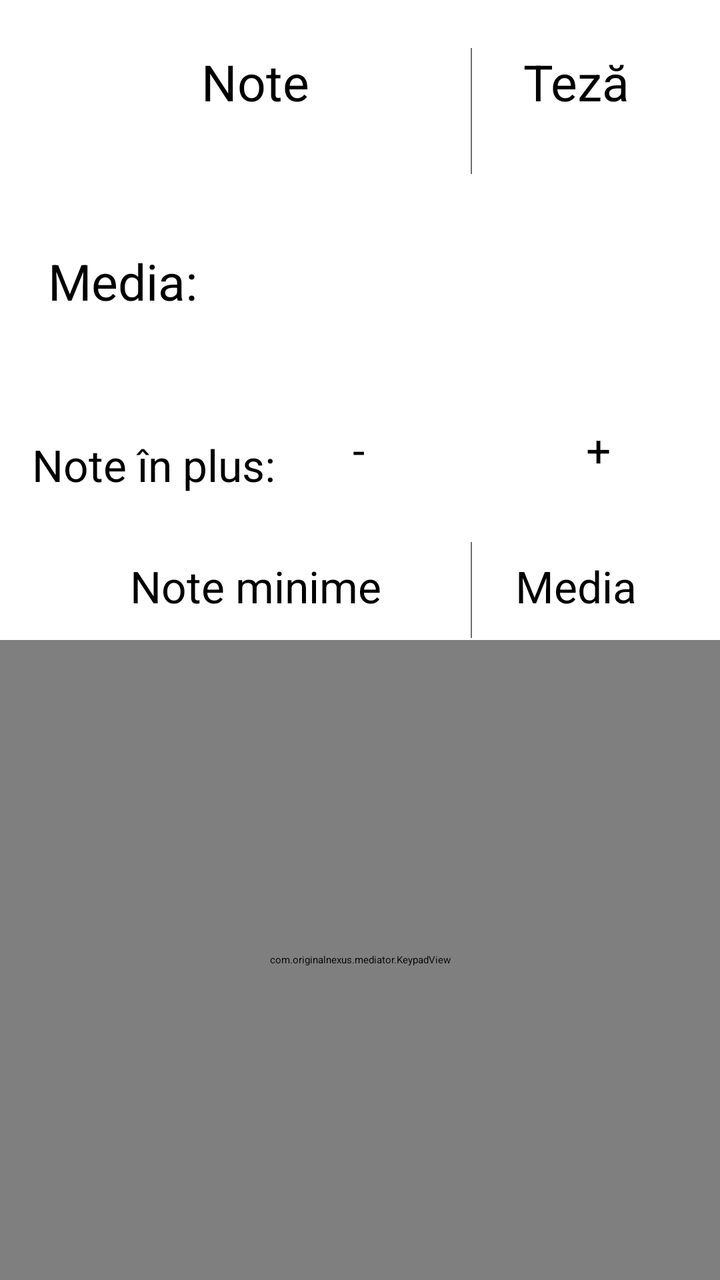
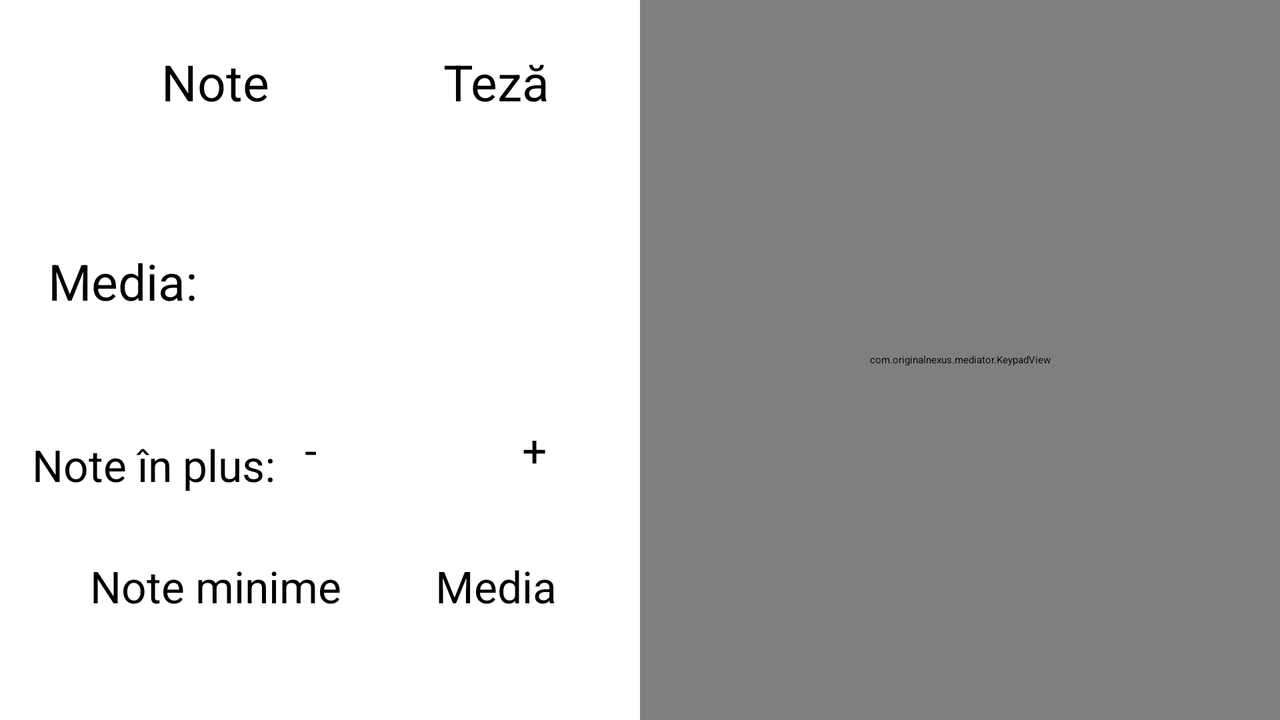

One screen, two layout resources from the same app: the default and the repository's alternative for another configuration. Each is rendered where Android would select it; the XML of both is given below.
<!-- AndroidManifest.xml: application theme AppTheme.Light -->
<!-- res/layout/mediator.xml -->
<?xml version="1.0" encoding="utf-8"?>
<LinearLayout
	xmlns:android="http://schemas.android.com/apk/res/android"
	xmlns:tools="http://schemas.android.com/tools"
	xmlns:app="http://schemas.android.com/apk/res-auto"
	android:orientation="vertical"
	android:layout_width="match_parent"
	android:layout_height="match_parent">

	<ScrollView
	    android:layout_width="match_parent"
	    android:layout_height="0dp"
	    android:animateLayoutChanges="true"
	    android:layout_weight="1"
	    tools:ignore="UnusedAttribute">

	    <LinearLayout
	        android:layout_width="match_parent"
	        android:layout_height="wrap_content"
	        android:animateLayoutChanges="true"
	        android:orientation="vertical"
	        android:padding="16dp">

	        <LinearLayout
	            android:id="@+id/grades_thesis_group"
	            android:layout_width="match_parent"
	            android:layout_height="wrap_content"
	            android:background="?attr/container_card_background"
	            android:baselineAligned="false"
	            android:orientation="horizontal"
	            android:padding="8dp">

	            <LinearLayout
	                android:id="@+id/grades_container"
	                android:layout_width="0dp"
	                android:layout_height="match_parent"
	                android:layout_weight="1"
	                android:orientation="vertical">

	                <TextView
	                    android:layout_width="match_parent"
	                    android:layout_height="wrap_content"
	                    android:gravity="center"
	                    android:text="@string/grades_hint_text"
	                    android:textSize="25sp"/>

	                <TextView
	                    android:id="@+id/grades_input_field"
	                    style="@style/InputField"
	                    android:layout_width="match_parent"
	                    android:layout_height="match_parent"
	                    android:hint="@string/enter_grades_hint"
	                    android:textSize="22sp"/>
	            </LinearLayout>

	            <LinearLayout
	                android:layout_width="0.5dp"
	                android:layout_height="match_parent"
	                android:layout_marginLeft="4dp"
	                android:layout_marginRight="4dp"
	                android:background="#ff6d6d6d"
	                android:orientation="horizontal">
	            </LinearLayout>

	            <LinearLayout
	                android:id="@+id/thesis_container"
	                android:layout_width="wrap_content"
	                android:layout_height="match_parent"
	                android:minWidth="96dp"
	                android:orientation="vertical">

	                <TextView
	                    android:layout_width="match_parent"
	                    android:layout_height="wrap_content"
	                    android:gravity="center"
	                    android:text="@string/thesis_hint_text"
	                    android:textSize="25sp"
	                    />

	                <TextView
	                    android:id="@+id/thesis_input_field"
	                    style="@style/InputField"
	                    android:layout_width="match_parent"
	                    android:layout_height="match_parent"
	                    android:textSize="22sp"
	                    />
	            </LinearLayout>

	        </LinearLayout>

	        <LinearLayout
	            android:id="@+id/average_container"
	            android:layout_width="match_parent"
	            android:layout_height="wrap_content"
	            android:layout_marginTop="8dp"
	            android:background="?attr/container_card_background"
	            android:minHeight="75dp"
	            android:orientation="horizontal"
	            android:padding="8dp">

	            <TextView
	                android:layout_width="0dp"
	                android:layout_height="match_parent"
	                android:layout_weight="1"
	                android:gravity="left|center_vertical"
	                android:text="@string/average_text"
	                android:textSize="25sp"
	                />

	            <TextView
	                android:id="@+id/average_text_view"
	                android:layout_width="wrap_content"
	                android:layout_height="match_parent"
	                android:layout_marginLeft="8dp"
	                android:gravity="center_vertical|right"
	                android:textSize="36sp"/>
	        </LinearLayout>

	        <LinearLayout
	            android:id="@+id/extra_grades_container"
	            android:layout_width="match_parent"
	            android:layout_height="wrap_content"
	            android:layout_marginTop="32dp"
	            android:minHeight="45dp"
	            android:orientation="horizontal">

	            <TextView
	                android:layout_width="0dp"
	                android:layout_height="wrap_content"
	                android:layout_gravity="center_vertical"
	                android:layout_weight="3"
	                android:gravity="center_vertical"
	                android:text="@string/extra_grades_text"
	                android:textSize="22sp"/>

	            <TextView
	                android:id="@+id/extra_grades_minus_btn"
	                style="@style/NormalBtn"
	                android:layout_width="0dp"
	                android:layout_height="match_parent"
	                android:layout_gravity="center_vertical"
	                android:layout_marginLeft="8dp"
	                android:layout_weight="1"
	                android:text="@string/extra_button_minus"
	                android:textSize="22sp"/>

	            <TextView
	                android:id="@+id/extra_grades_input_field"
	                android:layout_width="wrap_content"
	                android:layout_height="wrap_content"
	                android:layout_gravity="center_vertical"
	                android:layout_marginLeft="8dp"
	                android:gravity="center"
	                android:minWidth="50dp"
	                android:textSize="25sp"
	                />

	            <TextView
	                android:id="@+id/extra_grades_plus_btn"
	                style="@style/NormalBtn"
	                android:layout_width="0dp"
	                android:layout_height="match_parent"
	                android:layout_gravity="center_vertical"
	                android:layout_marginLeft="8dp"
	                android:layout_weight="1"
	                android:text="@string/extra_button_plus"
	                android:textSize="22sp"/>

	        </LinearLayout>

	        <LinearLayout
	            android:id="@+id/grades_cards_container"
	            android:layout_width="match_parent"
	            android:layout_height="wrap_content"
	            android:layout_marginTop="8dp"
	            android:background="?attr/container_card_background"
	            android:clipChildren="true"
	            android:orientation="vertical"
	            android:padding="8dp">

	            <LinearLayout
	                android:id="@+id/grades_cards_header"
	                android:layout_width="match_parent"
	                android:layout_height="wrap_content"
	                android:minHeight="48dp"
	                android:orientation="horizontal"
	                >

	                <TextView
	                    android:layout_width="0dp"
	                    android:layout_height="match_parent"
	                    android:layout_marginBottom="4dp"
	                    android:layout_weight="1"
	                    android:gravity="center"
	                    android:text="@string/grades_card_grades_hint_text"
	                    android:textSize="22sp"/>

	                <LinearLayout
	                    android:layout_width="0.5dp"
	                    android:layout_height="match_parent"
	                    android:layout_marginLeft="4dp"
	                    android:layout_marginRight="4dp"
	                    android:background="#ff6d6d6d"
	                    android:orientation="horizontal"/>

	                <TextView
	                    android:layout_width="96dp"
	                    android:layout_height="match_parent"
	                    android:layout_marginBottom="4dp"
	                    android:gravity="center"
	                    android:text="@string/grades_card_average_hint_text"
	                    android:textSize="22sp"/>
	            </LinearLayout>

	            <LinearLayout
	                android:id="@+id/grades_card_fragments_container"
	                android:layout_width="match_parent"
	                android:layout_height="wrap_content"
	                android:orientation="vertical"
	                >
	            </LinearLayout>
	        </LinearLayout>

	    </LinearLayout>

	</ScrollView>

	<com.originalnexus.mediator.KeypadView
		android:id="@+id/keypad_view"
		android:layout_width="match_parent"
		android:layout_height="0dp"
		android:layout_weight="1"
		app:slide_direction="vertical"/>

</LinearLayout>
<!-- resources referenced by this layout -->
<resources>
  <string name="average_text">Media:</string>
  <string name="enter_grades_hint" />
  <string name="extra_button_minus">-</string>
  <string name="extra_button_plus">+</string>
  <string name="extra_grades_text">Note în plus:</string>
  <string name="grades_card_average_hint_text">Media</string>
  <string name="grades_card_grades_hint_text">Note minime</string>
  <string name="grades_hint_text">Note</string>
  <string name="thesis_hint_text">Teză</string>
  <style name="InputField" parent="Widget.AppCompat.EditText">
  		<item name="android:gravity">center</item>
  	</style>
</resources>
<!-- res/layout-land/mediator.xml (the repository's variant of the layout above) -->
<!-- drawn on the phone turned sideways -->
<?xml version="1.0" encoding="utf-8"?>
<LinearLayout
	xmlns:android="http://schemas.android.com/apk/res/android"
	xmlns:tools="http://schemas.android.com/tools"
	xmlns:app="http://schemas.android.com/apk/res-auto"
	android:orientation="horizontal"
	android:layout_width="match_parent"
	android:layout_height="match_parent">

	<ScrollView
	    android:layout_width="0dp"
	    android:layout_height="match_parent"
	    android:animateLayoutChanges="true"
	    android:layout_weight="1"
	    tools:ignore="UnusedAttribute">

	    <LinearLayout
	        android:layout_width="match_parent"
	        android:layout_height="wrap_content"
	        android:animateLayoutChanges="true"
	        android:orientation="vertical"
	        android:padding="16dp">

	        <LinearLayout
	            android:id="@+id/grades_thesis_group"
	            android:layout_width="match_parent"
	            android:layout_height="wrap_content"
	            android:background="?attr/container_card_background"
	            android:baselineAligned="false"
	            android:orientation="horizontal"
	            android:padding="8dp">

	            <LinearLayout
	                android:id="@+id/grades_container"
	                android:layout_width="0dp"
	                android:layout_height="match_parent"
	                android:layout_weight="1"
	                android:orientation="vertical">

	                <TextView
	                    android:layout_width="match_parent"
	                    android:layout_height="wrap_content"
	                    android:gravity="center"
	                    android:text="@string/grades_hint_text"
	                    android:textSize="25sp"/>

	                <TextView
	                    android:id="@+id/grades_input_field"
	                    style="@style/InputField"
	                    android:layout_width="match_parent"
	                    android:layout_height="match_parent"
	                    android:hint="@string/enter_grades_hint"
	                    android:textSize="22sp"/>
	            </LinearLayout>

	            <LinearLayout
	                android:layout_width="0.5dp"
	                android:layout_height="match_parent"
	                android:layout_marginLeft="4dp"
	                android:layout_marginRight="4dp"
	                android:background="?attr/separator_color"
	                android:orientation="horizontal">
	            </LinearLayout>

	            <LinearLayout
	                android:id="@+id/thesis_container"
	                android:layout_width="wrap_content"
	                android:layout_height="match_parent"
	                android:minWidth="96dp"
	                android:orientation="vertical">

	                <TextView
	                    android:layout_width="match_parent"
	                    android:layout_height="wrap_content"
	                    android:gravity="center"
	                    android:text="@string/thesis_hint_text"
	                    android:textSize="25sp"
	                    />

	                <TextView
	                    android:id="@+id/thesis_input_field"
	                    style="@style/InputField"
	                    android:layout_width="match_parent"
	                    android:layout_height="match_parent"
	                    android:textSize="22sp"
	                    />
	            </LinearLayout>

	        </LinearLayout>

	        <LinearLayout
	            android:id="@+id/average_container"
	            android:layout_width="match_parent"
	            android:layout_height="wrap_content"
	            android:layout_marginTop="8dp"
	            android:background="?attr/container_card_background"
	            android:minHeight="75dp"
	            android:orientation="horizontal"
	            android:padding="8dp">

	            <TextView
	                android:layout_width="0dp"
	                android:layout_height="match_parent"
	                android:layout_weight="1"
	                android:gravity="left|center_vertical"
	                android:text="@string/average_text"
	                android:textSize="25sp"
	                />

		        <RelativeLayout
			        android:layout_width="wrap_content"
			        android:layout_height="match_parent"
			        android:layout_marginLeft="8dp">
			        <TextView
				        android:id="@+id/average_round_text_view"
				        android:layout_width="wrap_content"
				        android:layout_height="match_parent"
				        android:gravity="center_vertical|right"
				        android:textSize="36sp"/>

		            <TextView
		                android:id="@+id/average_text_view"
		                android:layout_width="wrap_content"
		                android:layout_height="wrap_content"
		                android:layout_marginLeft="8dp"
		                android:layout_alignBaseline="@id/average_round_text_view"
		                android:layout_toRightOf="@id/average_round_text_view"
		                android:gravity="center_vertical|right"
		                android:textSize="20sp"/>
		        </RelativeLayout>
	        </LinearLayout>

	        <LinearLayout
	            android:id="@+id/extra_grades_container"
	            android:layout_width="match_parent"
	            android:layout_height="wrap_content"
	            android:layout_marginTop="32dp"
	            android:minHeight="45dp"
	            android:orientation="horizontal">

	            <TextView
	                android:layout_width="0dp"
	                android:layout_height="wrap_content"
	                android:layout_gravity="center_vertical"
	                android:layout_weight="3"
	                android:gravity="center_vertical"
	                android:text="@string/extra_grades_text"
	                android:textSize="22sp"/>

	            <TextView
	                android:id="@+id/extra_grades_minus_btn"
	                style="@style/NormalBtn"
	                android:layout_width="0dp"
	                android:layout_height="match_parent"
	                android:layout_gravity="center_vertical"
	                android:layout_marginLeft="8dp"
	                android:layout_weight="1"
	                android:text="@string/extra_button_minus"
	                android:textSize="22sp"/>

	            <TextView
	                android:id="@+id/extra_grades_input_field"
	                android:layout_width="wrap_content"
	                android:layout_height="wrap_content"
	                android:layout_gravity="center_vertical"
	                android:layout_marginLeft="8dp"
	                android:gravity="center"
	                android:minWidth="50dp"
	                android:textSize="25sp"
	                />

	            <TextView
	                android:id="@+id/extra_grades_plus_btn"
	                style="@style/NormalBtn"
	                android:layout_width="0dp"
	                android:layout_height="match_parent"
	                android:layout_gravity="center_vertical"
	                android:layout_marginLeft="8dp"
	                android:layout_weight="1"
	                android:text="@string/extra_button_plus"
	                android:textSize="22sp"/>

	        </LinearLayout>

	        <LinearLayout
	            android:id="@+id/grades_cards_container"
	            android:layout_width="match_parent"
	            android:layout_height="wrap_content"
	            android:layout_marginTop="8dp"
	            android:background="?attr/container_card_background"
	            android:clipChildren="true"
	            android:orientation="vertical"
	            android:padding="8dp">

	            <LinearLayout
	                android:id="@+id/grades_cards_header"
	                android:layout_width="match_parent"
	                android:layout_height="wrap_content"
	                android:minHeight="48dp"
	                android:orientation="horizontal"
	                >

	                <TextView
	                    android:layout_width="0dp"
	                    android:layout_height="match_parent"
	                    android:layout_marginBottom="4dp"
	                    android:layout_weight="1"
	                    android:gravity="center"
	                    android:text="@string/grades_card_grades_hint_text"
	                    android:textSize="22sp"/>

	                <LinearLayout
	                    android:layout_width="0.5dp"
	                    android:layout_height="match_parent"
	                    android:layout_marginLeft="4dp"
	                    android:layout_marginRight="4dp"
	                    android:background="?attr/separator_color"
	                    android:orientation="horizontal"/>

	                <TextView
	                    android:layout_width="96dp"
	                    android:layout_height="match_parent"
	                    android:layout_marginBottom="4dp"
	                    android:gravity="center"
	                    android:text="@string/grades_card_average_hint_text"
	                    android:textSize="22sp"/>
	            </LinearLayout>

	            <LinearLayout
	                android:id="@+id/grades_card_fragments_container"
	                android:layout_width="match_parent"
	                android:layout_height="wrap_content"
	                android:orientation="vertical"
	                >
	            </LinearLayout>
	        </LinearLayout>

	    </LinearLayout>

	</ScrollView>

	<com.originalnexus.mediator.KeypadView
		android:id="@+id/keypad_view"
		android:layout_width="0dp"
		android:layout_height="match_parent"
		android:layout_weight="1"
		app:slide_direction="horizontal"/>

</LinearLayout>
